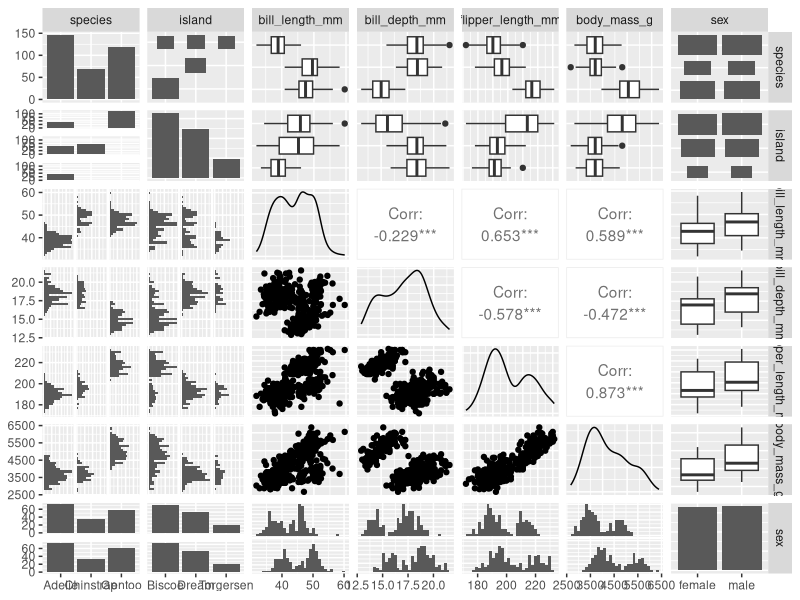
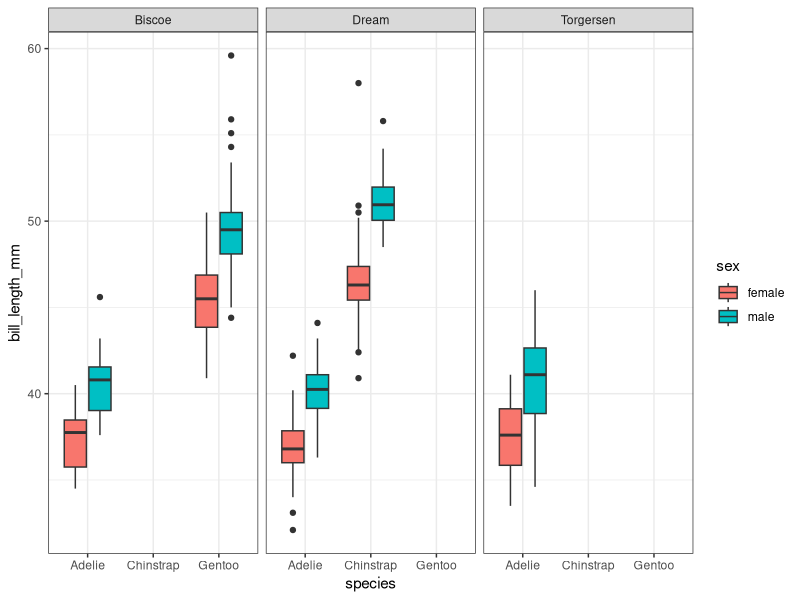
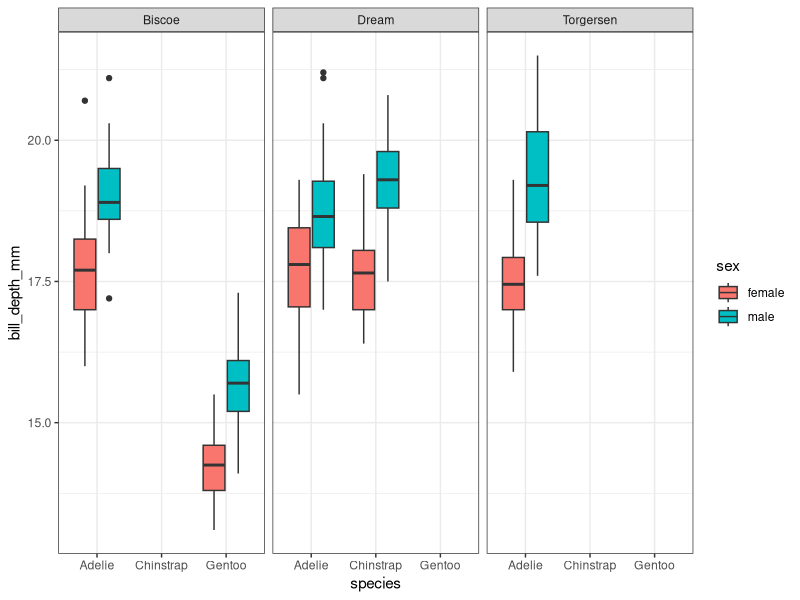
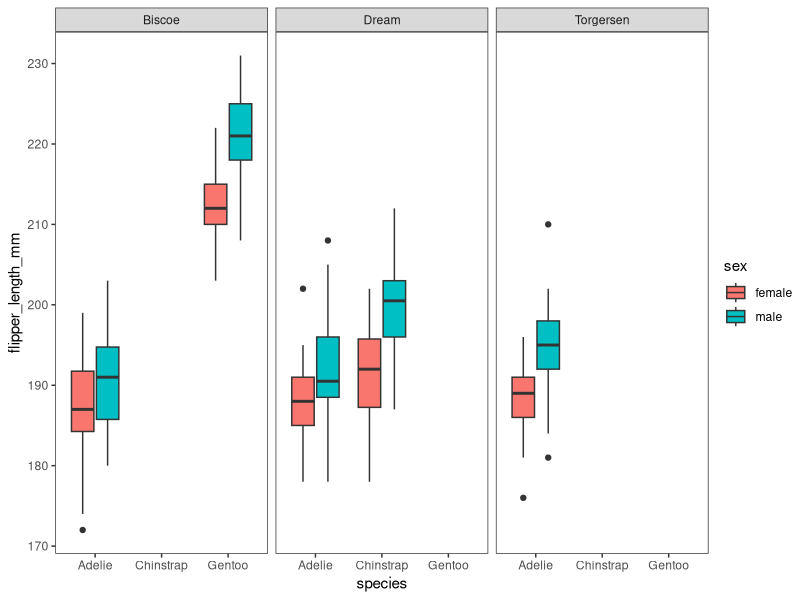
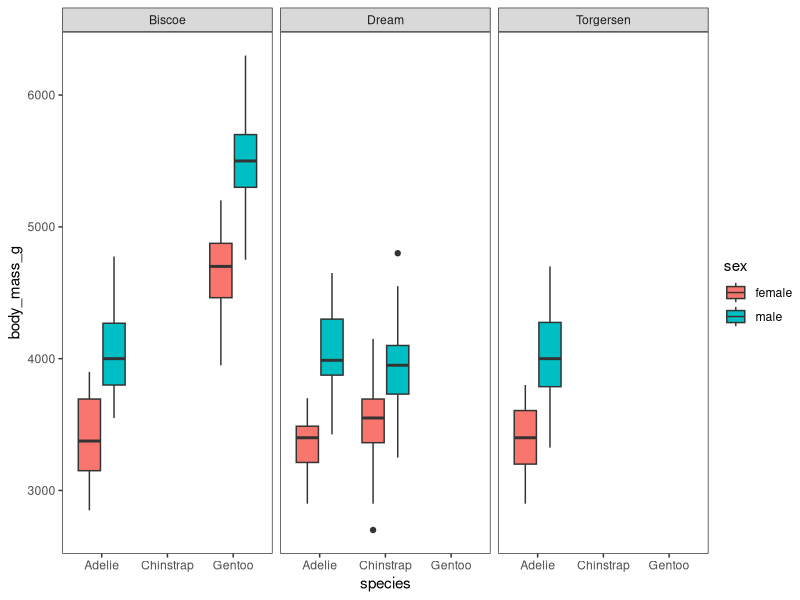
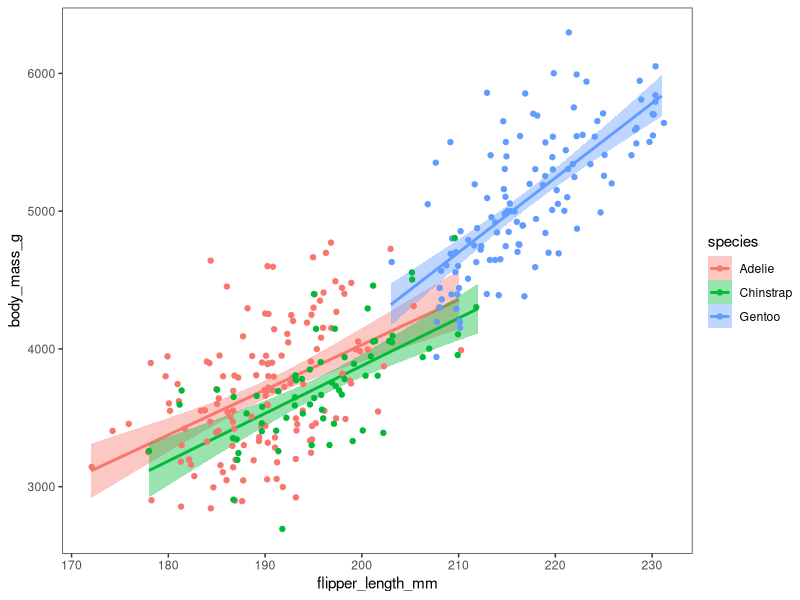

Source code (R) for these figures, in order:
## ---- chunk 1
knitr::opts_chunk$set(fig.retina = 2)
## ---- chunk 2
library(tidyverse)
library(GGally)
library(palmerpenguins)
## ---- chunk 3
data(penguins)
penguins
## ---- chunk 4
summary(penguins)
## ---- chunk 5
df_clean <- penguins |>
  drop_na()

summary(df_clean)
## ---- chunk 6
df_clean |>
  select(-year) |>
  ggpairs()
## ---- chunk 7
ggplot(df_clean, aes(x=species, y=bill_length_mm, fill=sex)) +
  geom_boxplot() +
  facet_wrap(~island) +
  theme_bw()
## ---- chunk 8
ggplot(df_clean, aes(x=species, y=bill_depth_mm, fill=sex)) +
  geom_boxplot() +
  facet_wrap(~island) +
  theme_bw()
## ---- chunk 9
ggplot(df_clean, aes(x=species, y=flipper_length_mm, fill=sex)) +
  geom_boxplot() +
  facet_wrap(~island) +
  theme_test()
## ---- chunk 10
ggplot(df_clean, aes(x=species, y=body_mass_g, fill=sex)) +
  geom_boxplot() +
  facet_wrap(~island) +
  theme_test()
## ---- chunk 11
ggplot(df_clean, aes(x=flipper_length_mm, y=body_mass_g, color = species, fill=species)) +
  geom_smooth(method = "lm") +
  geom_jitter() +
  theme_test()
